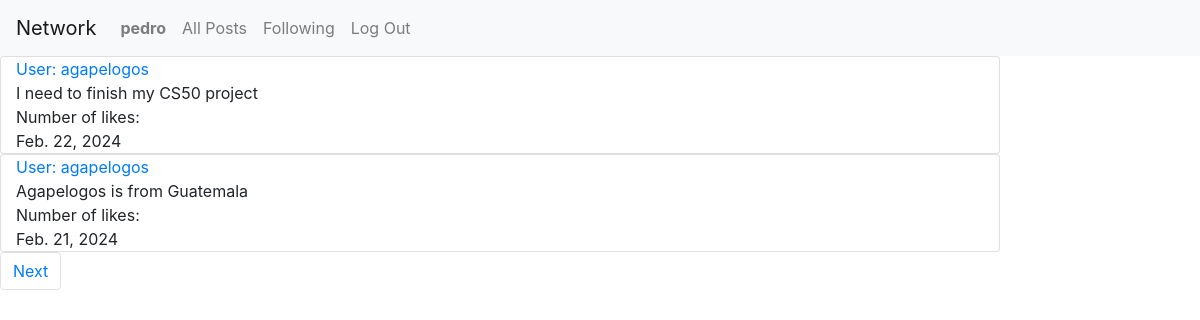
Page /following (signed in) on the earlier database version.
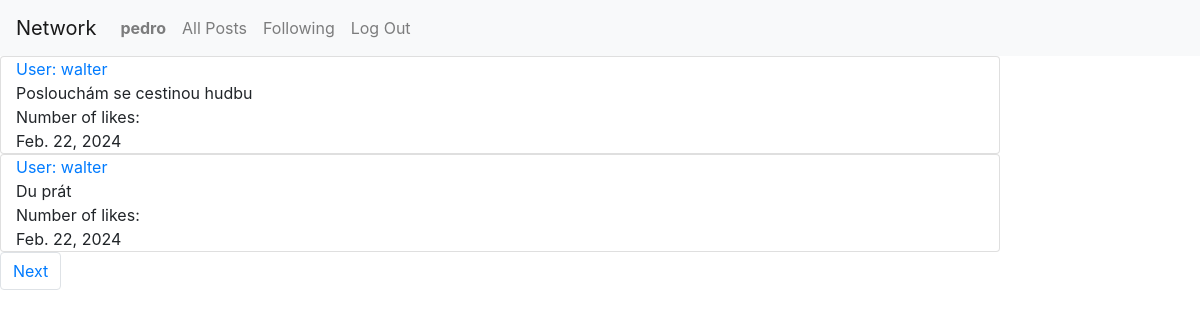
Same page on the later database version.
### network/models.py (models this page shows, shortened)
class Post(models.Model):
    user = models.ForeignKey(User, on_delete=models.CASCADE, blank=True, null=True, related_name="poster")
    post = models.CharField(max_length=64)
    date = models.DateField()

class User(AbstractUser):
    pass
    def __str__(self):
        return self.username

### network/views.py (the view)
# urls.py: path("following", views.following, name="following"),
def following(request):
    if request.user.is_authenticated:
        followUsers = Follow.objects.filter(user=request.user.id)
        posts = Post.objects.all().order_by('-date')
        postPrint = []
        for user in followUsers:
            for post in posts:
                if user.user_follower == post.user:
                    postPrint.append(post)
        paginator = Paginator(postPrint, 2) #show 2 posts per page
        page_number = request.GET.get('page')
        page_obj = paginator.get_page(page_number)
        return render(request, "network/following.html", {
            "followUsers": followUsers,
            "posts": posts,
            "page_obj": page_obj,
        })
    else:
        return render(request, "network/index.html")

### network/templates/network/following.html (shortened to what this page needs)
{% extends "network/layout.html" %}
{% block body %}
{% if user.is_authenticated %}
<div class="mb-3">
        {% for post in page_obj %}
            <div class="card col-10">
                <div><a id="users" class="" href="{% url 'profile' user_id=post.user.id %}"> User: {{ post.user }}</a></div>
                <div>{{ post.post }}</div>
                <div>Number of likes: {{post.likes}}</div>
                <div>{{ post.date }}</div>
            </div>
        {% endfor %}
    <div>
        <nav aria-label="Page navigation example">
            <ul class="pagination">
                {% if page_obj.has_next %}
                <li class="page-item"><a class="page-link" href="?page={{ page_obj.next_page_number }}">Next</a></li>
                {% endif %}
            </ul>
          </nav>
    </div>
</div>
{% endif %}
{% endblock %}

Differences in the rows shown:
no longer on this page (row unchanged): Post: user "agapelogos", post "I need to finish my CS50 project", date "Feb. 22, 2024"
no longer on this page (row unchanged): Post: user "agapelogos", post "Agapelogos is from Guatemala", date "Feb. 21, 2024"
added Post: user "walter", post "Poslouchám se cestinou hudbu", date "Feb. 22, 2024"
added Post: user "walter", post "Du prát", date "Feb. 22, 2024"
